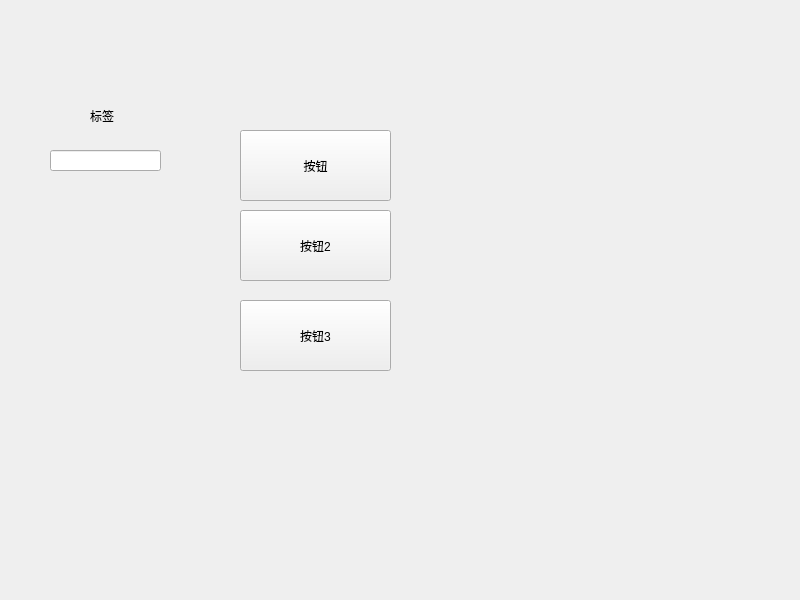
<?xml version="1.0" encoding="UTF-8"?>
<ui version="4.0">
 <class>Widget</class>
 <widget class="QWidget" name="Widget">
  <property name="geometry">
   <rect>
    <x>0</x>
    <y>0</y>
    <width>800</width>
    <height>600</height>
   </rect>
  </property>
  <property name="windowTitle">
   <string>Widget</string>
  </property>
  <widget class="QPushButton" name="pushButton">
   <property name="geometry">
    <rect>
     <x>240</x>
     <y>130</y>
     <width>151</width>
     <height>71</height>
    </rect>
   </property>
   <property name="text">
    <string>按钮</string>
   </property>
  </widget>
  <widget class="QPushButton" name="pushButton_2">
   <property name="geometry">
    <rect>
     <x>240</x>
     <y>210</y>
     <width>151</width>
     <height>71</height>
    </rect>
   </property>
   <property name="text">
    <string>按钮2</string>
   </property>
  </widget>
  <widget class="QPushButton" name="pushButton_3">
   <property name="geometry">
    <rect>
     <x>240</x>
     <y>300</y>
     <width>151</width>
     <height>71</height>
    </rect>
   </property>
   <property name="text">
    <string>按钮3</string>
   </property>
  </widget>
  <widget class="QLabel" name="label">
   <property name="geometry">
    <rect>
     <x>90</x>
     <y>100</y>
     <width>91</width>
     <height>31</height>
    </rect>
   </property>
   <property name="text">
    <string>标签</string>
   </property>
  </widget>
  <widget class="QLineEdit" name="lineEdit">
   <property name="geometry">
    <rect>
     <x>50</x>
     <y>150</y>
     <width>111</width>
     <height>21</height>
    </rect>
   </property>
  </widget>
 </widget>
 <resources/>
 <connections/>
</ui>
